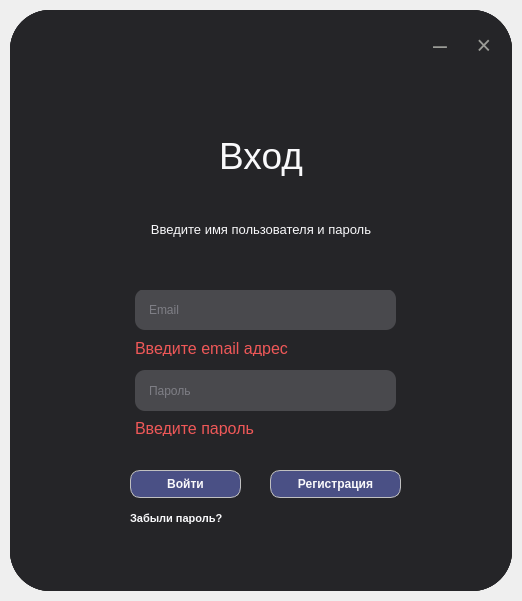
<?xml version="1.0" encoding="UTF-8"?>
<ui version="4.0">
 <class>MainWindow</class>
 <widget class="QMainWindow" name="MainWindow">
  <property name="geometry">
   <rect>
    <x>0</x>
    <y>0</y>
    <width>522</width>
    <height>601</height>
   </rect>
  </property>
  <property name="minimumSize">
   <size>
    <width>522</width>
    <height>601</height>
   </size>
  </property>
  <property name="maximumSize">
   <size>
    <width>522</width>
    <height>601</height>
   </size>
  </property>
  <property name="windowTitle">
   <string>MainWindow</string>
  </property>
  <widget class="QWidget" name="centralwidget">
   <property name="minimumSize">
    <size>
     <width>522</width>
     <height>601</height>
    </size>
   </property>
   <property name="maximumSize">
    <size>
     <width>522</width>
     <height>601</height>
    </size>
   </property>
   <layout class="QVBoxLayout" name="verticalLayout">
    <property name="spacing">
     <number>0</number>
    </property>
    <property name="leftMargin">
     <number>10</number>
    </property>
    <property name="topMargin">
     <number>10</number>
    </property>
    <property name="rightMargin">
     <number>10</number>
    </property>
    <property name="bottomMargin">
     <number>10</number>
    </property>
    <item>
     <widget class="QFrame" name="wrapper_stacked">
      <property name="maximumSize">
       <size>
        <width>502</width>
        <height>581</height>
       </size>
      </property>
      <property name="styleSheet">
       <string notr="true">background-color: rgb(37,37,40);
border-radius: 40;</string>
      </property>
      <property name="frameShape">
       <enum>QFrame::StyledPanel</enum>
      </property>
      <property name="frameShadow">
       <enum>QFrame::Raised</enum>
      </property>
      <layout class="QVBoxLayout" name="verticalLayout_2">
       <property name="spacing">
        <number>0</number>
       </property>
       <property name="leftMargin">
        <number>0</number>
       </property>
       <property name="topMargin">
        <number>0</number>
       </property>
       <property name="rightMargin">
        <number>0</number>
       </property>
       <property name="bottomMargin">
        <number>0</number>
       </property>
       <item>
        <widget class="QStackedWidget" name="stackedWidget">
         <property name="styleSheet">
          <string notr="true">background-color: rgb(37,37,40);
border-radius: 40;</string>
         </property>
         <property name="currentIndex">
          <number>0</number>
         </property>
         <widget class="QWidget" name="page_login">
          <widget class="QFrame" name="drop_shadow_frame">
           <property name="geometry">
            <rect>
             <x>0</x>
             <y>0</y>
             <width>502</width>
             <height>581</height>
            </rect>
           </property>
           <property name="minimumSize">
            <size>
             <width>502</width>
             <height>581</height>
            </size>
           </property>
           <property name="maximumSize">
            <size>
             <width>502</width>
             <height>581</height>
            </size>
           </property>
           <property name="styleSheet">
            <string notr="true">background-color: rgb(37,37,40);
border-radius: 40;</string>
           </property>
           <property name="frameShape">
            <enum>QFrame::NoFrame</enum>
           </property>
           <property name="frameShadow">
            <enum>QFrame::Raised</enum>
           </property>
           <layout class="QVBoxLayout" name="verticalLayout_6">
            <property name="spacing">
             <number>0</number>
            </property>
            <property name="leftMargin">
             <number>0</number>
            </property>
            <property name="topMargin">
             <number>0</number>
            </property>
            <property name="rightMargin">
             <number>0</number>
            </property>
            <property name="bottomMargin">
             <number>0</number>
            </property>
            <item>
             <widget class="QFrame" name="title_bar_2">
              <property name="minimumSize">
               <size>
                <width>502</width>
                <height>70</height>
               </size>
              </property>
              <property name="maximumSize">
               <size>
                <width>16777215</width>
                <height>70</height>
               </size>
              </property>
              <property name="styleSheet">
               <string notr="true">background-color:None</string>
              </property>
              <property name="frameShape">
               <enum>QFrame::NoFrame</enum>
              </property>
              <property name="frameShadow">
               <enum>QFrame::Raised</enum>
              </property>
              <layout class="QHBoxLayout" name="horizontalLayout_4">
               <property name="spacing">
                <number>0</number>
               </property>
               <property name="leftMargin">
                <number>0</number>
               </property>
               <property name="topMargin">
                <number>0</number>
               </property>
               <property name="rightMargin">
                <number>0</number>
               </property>
               <property name="bottomMargin">
                <number>0</number>
               </property>
               <item>
                <widget class="QFrame" name="frame_logo_2">
                 <property name="frameShape">
                  <enum>QFrame::StyledPanel</enum>
                 </property>
                 <property name="frameShadow">
                  <enum>QFrame::Raised</enum>
                 </property>
                 <layout class="QHBoxLayout" name="horizontalLayout_5">
                  <property name="spacing">
                   <number>0</number>
                  </property>
                  <property name="leftMargin">
                   <number>0</number>
                  </property>
                  <property name="topMargin">
                   <number>0</number>
                  </property>
                  <property name="rightMargin">
                   <number>0</number>
                  </property>
                  <property name="bottomMargin">
                   <number>0</number>
                  </property>
                  <item>
                   <widget class="QFrame" name="frame_4">
                    <property name="maximumSize">
                     <size>
                      <width>25</width>
                      <height>16777215</height>
                     </size>
                    </property>
                    <property name="frameShape">
                     <enum>QFrame::StyledPanel</enum>
                    </property>
                    <property name="frameShadow">
                     <enum>QFrame::Raised</enum>
                    </property>
                   </widget>
                  </item>
                  <item>
                   <widget class="QFrame" name="frame_5">
                    <property name="frameShape">
                     <enum>QFrame::StyledPanel</enum>
                    </property>
                    <property name="frameShadow">
                     <enum>QFrame::Raised</enum>
                    </property>
                    <widget class="QLabel" name="label_4">
                     <property name="geometry">
                      <rect>
                       <x>10</x>
                       <y>20</y>
                       <width>341</width>
                       <height>41</height>
                      </rect>
                     </property>
                     <property name="minimumSize">
                      <size>
                       <width>341</width>
                       <height>41</height>
                      </size>
                     </property>
                     <property name="text">
                      <string/>
                     </property>
                     <property name="pixmap">
                      <pixmap>../../Frame_13.jpg</pixmap>
                     </property>
                    </widget>
                   </widget>
                  </item>
                 </layout>
                </widget>
               </item>
               <item>
                <widget class="QFrame" name="frame_btns_2">
                 <property name="maximumSize">
                  <size>
                   <width>100</width>
                   <height>16777215</height>
                  </size>
                 </property>
                 <property name="frameShape">
                  <enum>QFrame::StyledPanel</enum>
                 </property>
                 <property name="frameShadow">
                  <enum>QFrame::Raised</enum>
                 </property>
                 <layout class="QHBoxLayout" name="horizontalLayout_6">
                  <item>
                   <widget class="QPushButton" name="btn_minimize_2">
                    <property name="minimumSize">
                     <size>
                      <width>20</width>
                      <height>20</height>
                     </size>
                    </property>
                    <property name="maximumSize">
                     <size>
                      <width>40</width>
                      <height>40</height>
                     </size>
                    </property>
                    <property name="styleSheet">
                     <string notr="true">QPushButton {
	border: none;
	color: rgb(155, 156, 151);
	font-family: Ubuntu;
	font-size: 25px;
}
QPushButton:hover {
	color:rgb(234, 234, 234)
}</string>
                    </property>
                    <property name="text">
                     <string>–</string>
                    </property>
                   </widget>
                  </item>
                  <item>
                   <widget class="QPushButton" name="btn_close_2">
                    <property name="minimumSize">
                     <size>
                      <width>20</width>
                      <height>20</height>
                     </size>
                    </property>
                    <property name="maximumSize">
                     <size>
                      <width>40</width>
                      <height>40</height>
                     </size>
                    </property>
                    <property name="styleSheet">
                     <string notr="true">QPushButton {
	border: none;
	color: rgb(155, 156, 151);
	font-family: Ubuntu;
	font-size: 25px;
}
QPushButton:hover {
	color:rgb(234, 234, 234)
}</string>
                    </property>
                    <property name="text">
                     <string>×</string>
                    </property>
                    <property name="flat">
                     <bool>false</bool>
                    </property>
                   </widget>
                  </item>
                 </layout>
                </widget>
               </item>
              </layout>
             </widget>
            </item>
            <item>
             <widget class="QFrame" name="content_bar_2">
              <property name="styleSheet">
               <string notr="true">background-color:None</string>
              </property>
              <property name="frameShape">
               <enum>QFrame::StyledPanel</enum>
              </property>
              <property name="frameShadow">
               <enum>QFrame::Raised</enum>
              </property>
              <layout class="QVBoxLayout" name="verticalLayout_7">
               <property name="spacing">
                <number>0</number>
               </property>
               <property name="leftMargin">
                <number>0</number>
               </property>
               <property name="topMargin">
                <number>0</number>
               </property>
               <property name="rightMargin">
                <number>0</number>
               </property>
               <property name="bottomMargin">
                <number>0</number>
               </property>
               <item>
                <widget class="QFrame" name="frame_title_2">
                 <property name="minimumSize">
                  <size>
                   <width>0</width>
                   <height>5</height>
                  </size>
                 </property>
                 <property name="maximumSize">
                  <size>
                   <width>16777215</width>
                   <height>200</height>
                  </size>
                 </property>
                 <property name="frameShape">
                  <enum>QFrame::StyledPanel</enum>
                 </property>
                 <property name="frameShadow">
                  <enum>QFrame::Raised</enum>
                 </property>
                 <layout class="QVBoxLayout" name="verticalLayout_8">
                  <property name="spacing">
                   <number>0</number>
                  </property>
                  <property name="leftMargin">
                   <number>0</number>
                  </property>
                  <property name="topMargin">
                   <number>15</number>
                  </property>
                  <property name="rightMargin">
                   <number>0</number>
                  </property>
                  <property name="bottomMargin">
                   <number>0</number>
                  </property>
                  <item>
                   <widget class="QLabel" name="label_5">
                    <property name="minimumSize">
                     <size>
                      <width>0</width>
                      <height>40</height>
                     </size>
                    </property>
                    <property name="maximumSize">
                     <size>
                      <width>16777215</width>
                      <height>40</height>
                     </size>
                    </property>
                    <property name="styleSheet">
                     <string notr="true">color: rgb(249, 249, 251);
font-size: 37px;
font-family: &quot;Ubuntu&quot;;</string>
                    </property>
                    <property name="text">
                     <string>Вход</string>
                    </property>
                    <property name="textFormat">
                     <enum>Qt::MarkdownText</enum>
                    </property>
                    <property name="alignment">
                     <set>Qt::AlignCenter</set>
                    </property>
                   </widget>
                  </item>
                  <item>
                   <widget class="QLabel" name="label_6">
                    <property name="maximumSize">
                     <size>
                      <width>16777215</width>
                      <height>20</height>
                     </size>
                    </property>
                    <property name="styleSheet">
                     <string notr="true">color: rgb(249, 249, 251);
font-size: 13px;
font-family: &quot;Ubuntu&quot;;</string>
                    </property>
                    <property name="frameShape">
                     <enum>QFrame::NoFrame</enum>
                    </property>
                    <property name="text">
                     <string>Введите имя пользователя и пароль</string>
                    </property>
                    <property name="alignment">
                     <set>Qt::AlignBottom|Qt::AlignHCenter</set>
                    </property>
                    <property name="wordWrap">
                     <bool>false</bool>
                    </property>
                   </widget>
                  </item>
                 </layout>
                </widget>
               </item>
               <item>
                <widget class="QFrame" name="frame_login_2">
                 <property name="frameShape">
                  <enum>QFrame::StyledPanel</enum>
                 </property>
                 <property name="frameShadow">
                  <enum>QFrame::Raised</enum>
                 </property>
                 <widget class="QFrame" name="frame_6">
                  <property name="geometry">
                   <rect>
                    <x>10</x>
                    <y>10</y>
                    <width>480</width>
                    <height>149</height>
                   </rect>
                  </property>
                  <property name="minimumSize">
                   <size>
                    <width>300</width>
                    <height>0</height>
                   </size>
                  </property>
                  <property name="frameShape">
                   <enum>QFrame::StyledPanel</enum>
                  </property>
                  <property name="frameShadow">
                   <enum>QFrame::Raised</enum>
                  </property>
                  <widget class="QLineEdit" name="edit_login_2">
                   <property name="geometry">
                    <rect>
                     <x>115</x>
                     <y>-1</y>
                     <width>261</width>
                     <height>41</height>
                    </rect>
                   </property>
                   <property name="styleSheet">
                    <string notr="true">border-radius: 10px; background-color: rgb(73, 73, 77); color: rgb(180, 180, 189); padding-left: 12px;</string>
                   </property>
                   <property name="maxLength">
                    <number>1000</number>
                   </property>
                   <property name="placeholderText">
                    <string>Email</string>
                   </property>
                  </widget>
                  <widget class="QLineEdit" name="edit_password_2">
                   <property name="geometry">
                    <rect>
                     <x>115</x>
                     <y>80</y>
                     <width>261</width>
                     <height>41</height>
                    </rect>
                   </property>
                   <property name="styleSheet">
                    <string notr="true">border-radius: 10px; 
background-color: rgb(73, 73, 77); 
color: rgb(180, 180, 189);
padding-left: 12px;</string>
                   </property>
                   <property name="maxLength">
                    <number>1000</number>
                   </property>
                   <property name="frame">
                    <bool>false</bool>
                   </property>
                   <property name="echoMode">
                    <enum>QLineEdit::Password</enum>
                   </property>
                   <property name="placeholderText">
                    <string>Пароль</string>
                   </property>
                   <property name="clearButtonEnabled">
                    <bool>false</bool>
                   </property>
                  </widget>
                  <widget class="QLabel" name="tip_email_2">
                   <property name="geometry">
                    <rect>
                     <x>115</x>
                     <y>50</y>
                     <width>161</width>
                     <height>16</height>
                    </rect>
                   </property>
                   <property name="styleSheet">
                    <string notr="true">color: rgb(239, 88, 88); font-size: 16px;</string>
                   </property>
                   <property name="text">
                    <string>Введите email адрес</string>
                   </property>
                  </widget>
                  <widget class="QLabel" name="tip_password_2">
                   <property name="geometry">
                    <rect>
                     <x>115</x>
                     <y>130</y>
                     <width>121</width>
                     <height>16</height>
                    </rect>
                   </property>
                   <property name="styleSheet">
                    <string notr="true">color: rgb(239, 88, 88); font-size: 16px</string>
                   </property>
                   <property name="text">
                    <string>Введите пароль</string>
                   </property>
                  </widget>
                  <widget class="QPushButton" name="btn_show_password_2">
                   <property name="geometry">
                    <rect>
                     <x>350</x>
                     <y>90</y>
                     <width>21</width>
                     <height>21</height>
                    </rect>
                   </property>
                   <property name="styleSheet">
                    <string notr="true">border:none; background: none;</string>
                   </property>
                   <property name="text">
                    <string/>
                   </property>
                   <property name="icon">
                    <iconset>
                     <normaloff>closedEyeChanged.png</normaloff>closedEyeChanged.png</iconset>
                   </property>
                  </widget>
                 </widget>
                 <widget class="QFrame" name="frame_forgot_password_2">
                  <property name="geometry">
                   <rect>
                    <x>0</x>
                    <y>150</y>
                    <width>502</width>
                    <height>170</height>
                   </rect>
                  </property>
                  <property name="frameShape">
                   <enum>QFrame::StyledPanel</enum>
                  </property>
                  <property name="frameShadow">
                   <enum>QFrame::Raised</enum>
                  </property>
                  <widget class="QPushButton" name="btn_signin_3">
                   <property name="geometry">
                    <rect>
                     <x>120</x>
                     <y>40</y>
                     <width>111</width>
                     <height>28</height>
                    </rect>
                   </property>
                   <property name="styleSheet">
                    <string notr="true">QPushButton {
border: 1px solid silver; 
border-radius: 10px; 
color: rgb(249, 249, 251);
background-color: rgb(74, 80, 133);
font-weight: bold;
}
QPushButton:hover {
	background-color: rgb(157, 155, 161);
}
QPushButton:focus {
outline: 0; 
outline-offset: 0;
}
</string>
                   </property>
                   <property name="text">
                    <string>Войти</string>
                   </property>
                  </widget>
                  <widget class="QPushButton" name="btn_signin_4">
                   <property name="geometry">
                    <rect>
                     <x>260</x>
                     <y>40</y>
                     <width>131</width>
                     <height>28</height>
                    </rect>
                   </property>
                   <property name="styleSheet">
                    <string notr="true">QPushButton {
border: 1px solid silver; 
border-radius: 10px; 
color: rgb(249, 249, 251);
background-color: rgb(74, 80, 133);
font-weight: bold;
}
QPushButton:hover {
	background-color: rgb(157, 155, 161);
}
QPushButton:focus {
outline: 0; 
outline-offset: 0;
}
</string>
                   </property>
                   <property name="text">
                    <string>Регистрация</string>
                   </property>
                  </widget>
                  <widget class="QLabel" name="label_forgot_password_2">
                   <property name="geometry">
                    <rect>
                     <x>120</x>
                     <y>80</y>
                     <width>111</width>
                     <height>16</height>
                    </rect>
                   </property>
                   <property name="styleSheet">
                    <string notr="true">QLabel {
color: rgb(249, 249, 251);
font-size: 11px;
font-family: &quot;Ubuntu&quot;;
font-weight: bold;
}
QLabel:hover {
color: rgb(196, 186, 208);
}</string>
                   </property>
                   <property name="text">
                    <string>Забыли пароль?</string>
                   </property>
                  </widget>
                 </widget>
                </widget>
               </item>
              </layout>
             </widget>
            </item>
           </layout>
          </widget>
         </widget>
         <widget class="QWidget" name="page_reg">
          <widget class="QFrame" name="frame_reg">
           <property name="geometry">
            <rect>
             <x>0</x>
             <y>0</y>
             <width>502</width>
             <height>581</height>
            </rect>
           </property>
           <property name="styleSheet">
            <string notr="true">background-color: rgb(37,37,40);
border-radius: 40</string>
           </property>
           <property name="frameShape">
            <enum>QFrame::StyledPanel</enum>
           </property>
           <property name="frameShadow">
            <enum>QFrame::Raised</enum>
           </property>
           <layout class="QVBoxLayout" name="verticalLayout_9">
            <property name="spacing">
             <number>0</number>
            </property>
            <property name="leftMargin">
             <number>0</number>
            </property>
            <property name="topMargin">
             <number>0</number>
            </property>
            <property name="rightMargin">
             <number>0</number>
            </property>
            <property name="bottomMargin">
             <number>0</number>
            </property>
            <item>
             <widget class="QFrame" name="title_bar_3">
              <property name="minimumSize">
               <size>
                <width>502</width>
                <height>70</height>
               </size>
              </property>
              <property name="maximumSize">
               <size>
                <width>16777215</width>
                <height>70</height>
               </size>
              </property>
              <property name="styleSheet">
               <string notr="true">background-color:None</string>
              </property>
              <property name="frameShape">
               <enum>QFrame::NoFrame</enum>
              </property>
              <property name="frameShadow">
               <enum>QFrame::Raised</enum>
              </property>
              <layout class="QHBoxLayout" name="horizontalLayout_7">
               <property name="spacing">
                <number>0</number>
               </property>
               <property name="leftMargin">
                <number>0</number>
               </property>
               <property name="topMargin">
                <number>0</number>
               </property>
               <property name="rightMargin">
                <number>0</number>
               </property>
               <property name="bottomMargin">
                <number>0</number>
               </property>
               <item>
                <widget class="QFrame" name="frame_logo_3">
                 <property name="frameShape">
                  <enum>QFrame::StyledPanel</enum>
                 </property>
                 <property name="frameShadow">
                  <enum>QFrame::Raised</enum>
                 </property>
                 <layout class="QHBoxLayout" name="horizontalLayout_8">
                  <property name="spacing">
                   <number>0</number>
                  </property>
                  <property name="leftMargin">
                   <number>0</number>
                  </property>
                  <property name="topMargin">
                   <number>0</number>
                  </property>
                  <property name="rightMargin">
                   <number>0</number>
                  </property>
                  <property name="bottomMargin">
                   <number>0</number>
                  </property>
                  <item>
                   <widget class="QFrame" name="frame_7">
                    <property name="maximumSize">
                     <size>
                      <width>25</width>
                      <height>16777215</height>
                     </size>
                    </property>
                    <property name="frameShape">
                     <enum>QFrame::StyledPanel</enum>
                    </property>
                    <property name="frameShadow">
                     <enum>QFrame::Raised</enum>
                    </property>
                   </widget>
                  </item>
                  <item>
                   <widget class="QFrame" name="frame_8">
                    <property name="frameShape">
                     <enum>QFrame::StyledPanel</enum>
                    </property>
                    <property name="frameShadow">
                     <enum>QFrame::Raised</enum>
                    </property>
                    <widget class="QLabel" name="label_7">
                     <property name="geometry">
                      <rect>
                       <x>10</x>
                       <y>20</y>
                       <width>341</width>
                       <height>41</height>
                      </rect>
                     </property>
                     <property name="minimumSize">
                      <size>
                       <width>341</width>
                       <height>41</height>
                      </size>
                     </property>
                     <property name="text">
                      <string/>
                     </property>
                     <property name="pixmap">
                      <pixmap>../../Frame_13.jpg</pixmap>
                     </property>
                    </widget>
                   </widget>
                  </item>
                 </layout>
                </widget>
               </item>
               <item>
                <widget class="QFrame" name="frame_btns_3">
                 <property name="maximumSize">
                  <size>
                   <width>100</width>
                   <height>16777215</height>
                  </size>
                 </property>
                 <property name="frameShape">
                  <enum>QFrame::StyledPanel</enum>
                 </property>
                 <property name="frameShadow">
                  <enum>QFrame::Raised</enum>
                 </property>
                 <layout class="QHBoxLayout" name="horizontalLayout_9">
                  <item>
                   <widget class="QPushButton" name="btn_minimize_3">
                    <property name="minimumSize">
                     <size>
                      <width>20</width>
                      <height>20</height>
                     </size>
                    </property>
                    <property name="maximumSize">
                     <size>
                      <width>40</width>
                      <height>40</height>
                     </size>
                    </property>
                    <property name="styleSheet">
                     <string notr="true">QPushButton {
	border: none;
	color: rgb(155, 156, 151);
	font-family: Ubuntu;
	font-size: 25px;
}
QPushButton:hover {
	color:rgb(234, 234, 234)
}</string>
                    </property>
                    <property name="text">
                     <string>–</string>
                    </property>
                   </widget>
                  </item>
                  <item>
                   <widget class="QPushButton" name="btn_close_3">
                    <property name="minimumSize">
                     <size>
                      <width>20</width>
                      <height>20</height>
                     </size>
                    </property>
                    <property name="maximumSize">
                     <size>
                      <width>40</width>
                      <height>40</height>
                     </size>
                    </property>
                    <property name="styleSheet">
                     <string notr="true">QPushButton {
	border: none;
	color: rgb(155, 156, 151);
	font-family: Ubuntu;
	font-size: 25px;
}
QPushButton:hover {
	color:rgb(234, 234, 234)
}</string>
                    </property>
                    <property name="text">
                     <string>×</string>
                    </property>
                    <property name="flat">
                     <bool>false</bool>
                    </property>
                   </widget>
                  </item>
                 </layout>
                </widget>
               </item>
              </layout>
             </widget>
            </item>
            <item>
             <widget class="QFrame" name="content_bar_3">
              <property name="styleSheet">
               <string notr="true">background-color:None</string>
              </property>
              <property name="frameShape">
               <enum>QFrame::StyledPanel</enum>
              </property>
              <property name="frameShadow">
               <enum>QFrame::Raised</enum>
              </property>
              <layout class="QVBoxLayout" name="verticalLayout_10">
               <item>
                <widget class="QFrame" name="frame_title_3">
                 <property name="minimumSize">
                  <size>
                   <width>0</width>
                   <height>5</height>
                  </size>
                 </property>
                 <property name="maximumSize">
                  <size>
                   <width>16777215</width>
                   <height>100</height>
                  </size>
                 </property>
                 <property name="frameShape">
                  <enum>QFrame::StyledPanel</enum>
                 </property>
                 <property name="frameShadow">
                  <enum>QFrame::Raised</enum>
                 </property>
                 <layout class="QVBoxLayout" name="verticalLayout_11">
                  <property name="spacing">
                   <number>0</number>
                  </property>
                  <property name="leftMargin">
                   <number>0</number>
                  </property>
                  <property name="topMargin">
                   <number>15</number>
                  </property>
                  <property name="rightMargin">
                   <number>0</number>
                  </property>
                  <property name="bottomMargin">
                   <number>0</number>
                  </property>
                  <item>
                   <widget class="QLabel" name="label_8">
                    <property name="minimumSize">
                     <size>
                      <width>0</width>
                      <height>40</height>
                     </size>
                    </property>
                    <property name="maximumSize">
                     <size>
                      <width>16777215</width>
                      <height>40</height>
                     </size>
                    </property>
                    <property name="styleSheet">
                     <string notr="true">color: rgb(249, 249, 251);
font-size: 37px;
font-family: &quot;Ubuntu&quot;;</string>
                    </property>
                    <property name="text">
                     <string>Регистрация</string>
                    </property>
                    <property name="textFormat">
                     <enum>Qt::MarkdownText</enum>
                    </property>
                    <property name="alignment">
                     <set>Qt::AlignCenter</set>
                    </property>
                   </widget>
                  </item>
                 </layout>
                </widget>
               </item>
               <item>
                <widget class="QFrame" name="frame_login_3">
                 <property name="frameShape">
                  <enum>QFrame::StyledPanel</enum>
                 </property>
                 <property name="frameShadow">
                  <enum>QFrame::Raised</enum>
                 </property>
                 <widget class="QFrame" name="frame_9">
                  <property name="geometry">
                   <rect>
                    <x>10</x>
                    <y>10</y>
                    <width>480</width>
                    <height>271</height>
                   </rect>
                  </property>
                  <property name="minimumSize">
                   <size>
                    <width>300</width>
                    <height>0</height>
                   </size>
                  </property>
                  <property name="frameShape">
                   <enum>QFrame::StyledPanel</enum>
                  </property>
                  <property name="frameShadow">
                   <enum>QFrame::Raised</enum>
                  </property>
                  <widget class="QLineEdit" name="edit_login_3">
                   <property name="geometry">
                    <rect>
                     <x>105</x>
                     <y>80</y>
                     <width>261</width>
                     <height>41</height>
                    </rect>
                   </property>
                   <property name="styleSheet">
                    <string notr="true">border-radius: 10px; background-color: rgb(73, 73, 77); color: rgb(180, 180, 189); padding-left: 12px;</string>
                   </property>
                   <property name="maxLength">
                    <number>1000</number>
                   </property>
                   <property name="placeholderText">
                    <string>Email</string>
                   </property>
                  </widget>
                  <widget class="QLineEdit" name="edit_password_3">
                   <property name="geometry">
                    <rect>
                     <x>105</x>
                     <y>150</y>
                     <width>261</width>
                     <height>41</height>
                    </rect>
                   </property>
                   <property name="styleSheet">
                    <string notr="true">border-radius: 10px; 
background-color: rgb(73, 73, 77); 
color: rgb(180, 180, 189);
padding-left: 12px;</string>
                   </property>
                   <property name="maxLength">
                    <number>1000</number>
                   </property>
                   <property name="frame">
                    <bool>false</bool>
                   </property>
                   <property name="echoMode">
                    <enum>QLineEdit::Password</enum>
                   </property>
                   <property name="placeholderText">
                    <string>Пароль</string>
                   </property>
                   <property name="clearButtonEnabled">
                    <bool>false</bool>
                   </property>
                  </widget>
                  <widget class="QLabel" name="tip_email_3">
                   <property name="geometry">
                    <rect>
                     <x>105</x>
                     <y>125</y>
                     <width>151</width>
                     <height>16</height>
                    </rect>
                   </property>
                   <property name="styleSheet">
                    <string notr="true">color: rgb(239, 88, 88); font-size: 16px;</string>
                   </property>
                   <property name="text">
                    <string>Введите email адрес</string>
                   </property>
                  </widget>
                  <widget class="QLabel" name="tip_password_3">
                   <property name="geometry">
                    <rect>
                     <x>105</x>
                     <y>195</y>
                     <width>121</width>
                     <height>16</height>
                    </rect>
                   </property>
                   <property name="styleSheet">
                    <string notr="true">color: rgb(239, 88, 88); font-size: 16px</string>
                   </property>
                   <property name="text">
                    <string>Введите пароль</string>
                   </property>
                  </widget>
                  <widget class="QLineEdit" name="confirm_password">
                   <property name="geometry">
                    <rect>
                     <x>105</x>
                     <y>220</y>
                     <width>261</width>
                     <height>41</height>
                    </rect>
                   </property>
                   <property name="styleSheet">
                    <string notr="true">border-radius: 10px; 
background-color: rgb(73, 73, 77); 
color: rgb(180, 180, 189);
padding-left: 12px;</string>
                   </property>
                   <property name="maxLength">
                    <number>1000</number>
                   </property>
                   <property name="frame">
                    <bool>false</bool>
                   </property>
                   <property name="echoMode">
                    <enum>QLineEdit::Password</enum>
                   </property>
                   <property name="placeholderText">
                    <string>Подтвердите пароль</string>
                   </property>
                   <property name="clearButtonEnabled">
                    <bool>false</bool>
                   </property>
                  </widget>
                  <widget class="QLineEdit" name="edit_user_name">
                   <property name="geometry">
                    <rect>
                     <x>105</x>
                     <y>20</y>
                     <width>261</width>
                     <height>41</height>
                    </rect>
                   </property>
                   <property name="styleSheet">
                    <string notr="true">border-radius: 10px; background-color: rgb(73, 73, 77); color: rgb(180, 180, 189); padding-left: 12px;</string>
                   </property>
                   <property name="maxLength">
                    <number>1000</number>
                   </property>
                   <property name="placeholderText">
                    <string>Как вас зовут?</string>
                   </property>
                  </widget>
                 </widget>
                 <widget class="QFrame" name="frame_forgot_password_3">
                  <property name="geometry">
                   <rect>
                    <x>0</x>
                    <y>280</y>
                    <width>502</width>
                    <height>131</height>
                   </rect>
                  </property>
                  <property name="frameShape">
                   <enum>QFrame::StyledPanel</enum>
                  </property>
                  <property name="frameShadow">
                   <enum>QFrame::Raised</enum>
                  </property>
                  <widget class="QPushButton" name="btn_signin_5">
                   <property name="geometry">
                    <rect>
                     <x>110</x>
                     <y>20</y>
                     <width>111</width>
                     <height>28</height>
                    </rect>
                   </property>
                   <property name="styleSheet">
                    <string notr="true">QPushButton {
border: 1px solid silver; 
border-radius: 10px; 
color: rgb(249, 249, 251);
background-color: rgb(74, 80, 133);
font-weight: bold;
}
QPushButton:hover {
	background-color: rgb(157, 155, 161);
}
</string>
                   </property>
                   <property name="text">
                    <string>Готово</string>
                   </property>
                  </widget>
                  <widget class="QPushButton" name="btn_signin_6">
                   <property name="geometry">
                    <rect>
                     <x>250</x>
                     <y>20</y>
                     <width>131</width>
                     <height>28</height>
                    </rect>
                   </property>
                   <property name="styleSheet">
                    <string notr="true">QPushButton {
border: 1px solid silver; 
border-radius: 10px; 
color: rgb(249, 249, 251);
background-color: rgb(74, 80, 133);
font-weight: bold;
}
QPushButton:hover {
	background-color: rgb(157, 155, 161);
}
</string>
                   </property>
                   <property name="text">
                    <string>Отмена</string>
                   </property>
                  </widget>
                 </widget>
                </widget>
               </item>
              </layout>
             </widget>
            </item>
           </layout>
          </widget>
         </widget>
        </widget>
       </item>
      </layout>
     </widget>
    </item>
   </layout>
  </widget>
 </widget>
 <resources/>
 <connections/>
</ui>
